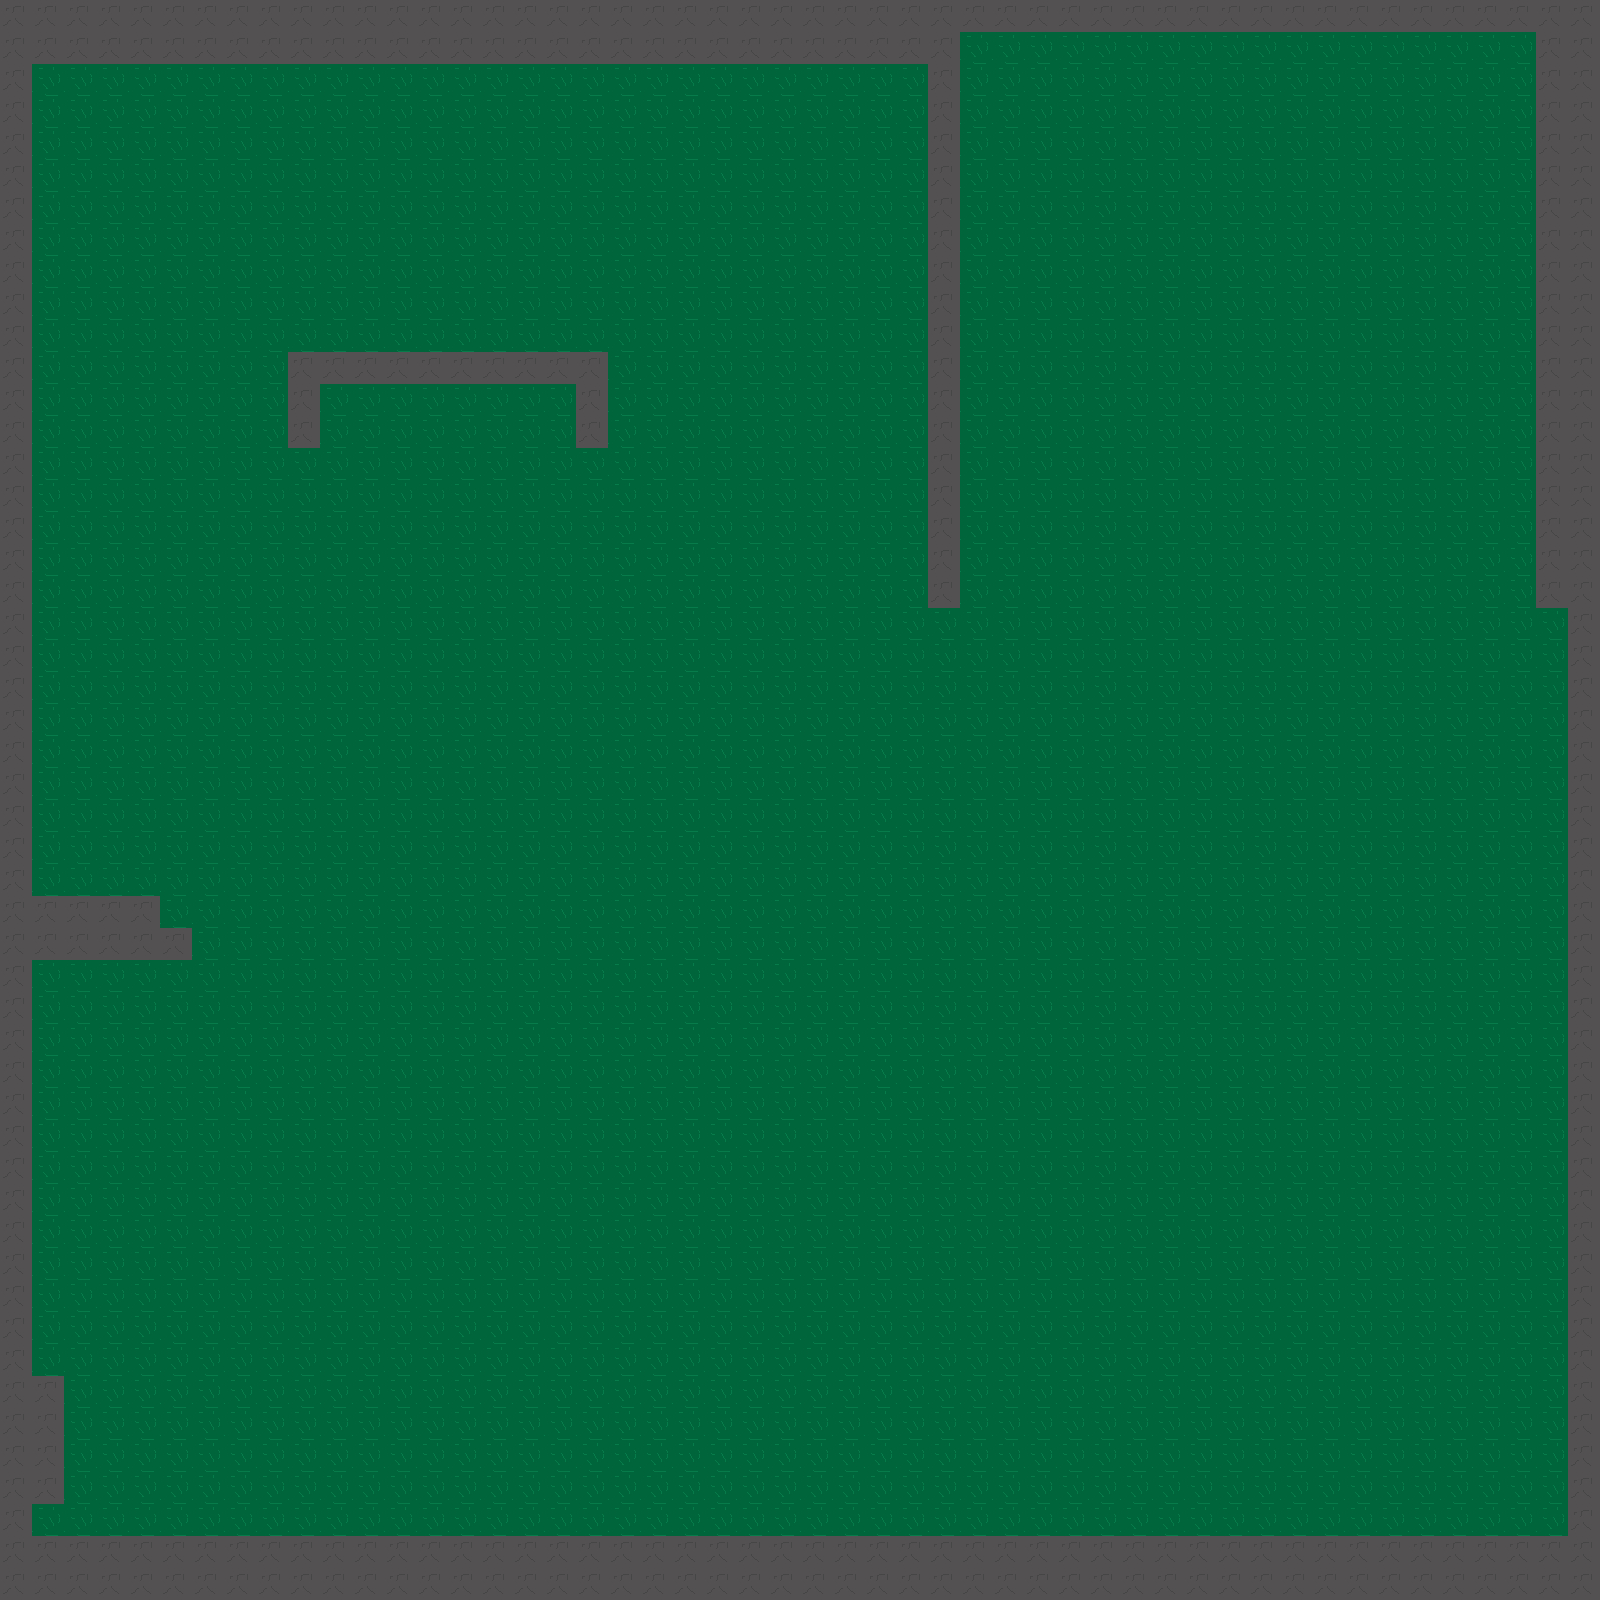

Below is a game level as drawn by its tile map, then a one-line description and the .tmx file that defines it, in full:
An orthogonal 50x50 tile map with 32x32 px tiles, 1 tile layer (Capa de patrones 1), 2 tilesets.

<map version="1.10" tiledversion="1.11.0" orientation="orthogonal" renderorder="right-down" width="50" height="50" tilewidth="32" tileheight="32" infinite="0" nextlayerid="3" nextobjectid="1">
 <tileset firstgid="1" name="pasto" tilewidth="32" tileheight="32" tilecount="1" columns="1">
  <image source="pasto.jpg" width="32" height="32" />
 </tileset>
 <tileset firstgid="2" name="roca" tilewidth="32" tileheight="32" tilecount="1" columns="1">
  <properties>
   <property name="bloque" value="" />
  </properties>
  <image source="roca.jpg" width="32" height="32" />
  <tile id="0">
   <properties>
    <property name="bloque" value="" />
   </properties>
  </tile>
 </tileset>
 <layer id="1" name="Capa de patrones 1" width="50" height="50">
  <data encoding="csv">
2,2,2,2,2,2,2,2,2,2,2,2,2,2,2,2,2,2,2,2,2,2,2,2,2,2,2,2,2,2,2,2,2,2,2,2,2,2,2,2,2,2,2,2,2,2,2,2,2,2,
2,2,2,2,2,2,2,2,2,2,2,2,2,2,2,2,2,2,2,2,2,2,2,2,2,2,2,2,2,2,1,1,1,1,1,1,1,1,1,1,1,1,1,1,1,1,1,1,2,2,
2,1,1,1,1,1,1,1,1,1,1,1,1,1,1,1,1,1,1,1,1,1,1,1,1,1,1,1,1,2,1,1,1,1,1,1,1,1,1,1,1,1,1,1,1,1,1,1,2,2,
2,1,1,1,1,1,1,1,1,1,1,1,1,1,1,1,1,1,1,1,1,1,1,1,1,1,1,1,1,2,1,1,1,1,1,1,1,1,1,1,1,1,1,1,1,1,1,1,2,2,
2,1,1,1,1,1,1,1,1,1,1,1,1,1,1,1,1,1,1,1,1,1,1,1,1,1,1,1,1,2,1,1,1,1,1,1,1,1,1,1,1,1,1,1,1,1,1,1,2,2,
2,1,1,1,1,1,1,1,1,1,1,1,1,1,1,1,1,1,1,1,1,1,1,1,1,1,1,1,1,2,1,1,1,1,1,1,1,1,1,1,1,1,1,1,1,1,1,1,2,2,
2,1,1,1,1,1,1,1,1,1,1,1,1,1,1,1,1,1,1,1,1,1,1,1,1,1,1,1,1,2,1,1,1,1,1,1,1,1,1,1,1,1,1,1,1,1,1,1,2,2,
2,1,1,1,1,1,1,1,1,1,1,1,1,1,1,1,1,1,1,1,1,1,1,1,1,1,1,1,1,2,1,1,1,1,1,1,1,1,1,1,1,1,1,1,1,1,1,1,2,2,
2,1,1,1,1,1,1,1,1,1,1,1,1,1,1,1,1,1,1,1,1,1,1,1,1,1,1,1,1,2,1,1,1,1,1,1,1,1,1,1,1,1,1,1,1,1,1,1,2,2,
2,1,1,1,1,1,1,1,1,1,1,1,1,1,1,1,1,1,1,1,1,1,1,1,1,1,1,1,1,2,1,1,1,1,1,1,1,1,1,1,1,1,1,1,1,1,1,1,2,2,
2,1,1,1,1,1,1,1,1,1,1,1,1,1,1,1,1,1,1,1,1,1,1,1,1,1,1,1,1,2,1,1,1,1,1,1,1,1,1,1,1,1,1,1,1,1,1,1,2,2,
2,1,1,1,1,1,1,1,1,2,2,2,2,2,2,2,2,2,2,1,1,1,1,1,1,1,1,1,1,2,1,1,1,1,1,1,1,1,1,1,1,1,1,1,1,1,1,1,2,2,
2,1,1,1,1,1,1,1,1,2,1,1,1,1,1,1,1,1,2,1,1,1,1,1,1,1,1,1,1,2,1,1,1,1,1,1,1,1,1,1,1,1,1,1,1,1,1,1,2,2,
2,1,1,1,1,1,1,1,1,2,1,1,1,1,1,1,1,1,2,1,1,1,1,1,1,1,1,1,1,2,1,1,1,1,1,1,1,1,1,1,1,1,1,1,1,1,1,1,2,2,
2,1,1,1,1,1,1,1,1,1,1,1,1,1,1,1,1,1,1,1,1,1,1,1,1,1,1,1,1,2,1,1,1,1,1,1,1,1,1,1,1,1,1,1,1,1,1,1,2,2,
2,1,1,1,1,1,1,1,1,1,1,1,1,1,1,1,1,1,1,1,1,1,1,1,1,1,1,1,1,2,1,1,1,1,1,1,1,1,1,1,1,1,1,1,1,1,1,1,2,2,
2,1,1,1,1,1,1,1,1,1,1,1,1,1,1,1,1,1,1,1,1,1,1,1,1,1,1,1,1,2,1,1,1,1,1,1,1,1,1,1,1,1,1,1,1,1,1,1,2,2,
2,1,1,1,1,1,1,1,1,1,1,1,1,1,1,1,1,1,1,1,1,1,1,1,1,1,1,1,1,2,1,1,1,1,1,1,1,1,1,1,1,1,1,1,1,1,1,1,2,2,
2,1,1,1,1,1,1,1,1,1,1,1,1,1,1,1,1,1,1,1,1,1,1,1,1,1,1,1,1,2,1,1,1,1,1,1,1,1,1,1,1,1,1,1,1,1,1,1,2,2,
2,1,1,1,1,1,1,1,1,1,1,1,1,1,1,1,1,1,1,1,1,1,1,1,1,1,1,1,1,1,1,1,1,1,1,1,1,1,1,1,1,1,1,1,1,1,1,1,1,2,
2,1,1,1,1,1,1,1,1,1,1,1,1,1,1,1,1,1,1,1,1,1,1,1,1,1,1,1,1,1,1,1,1,1,1,1,1,1,1,1,1,1,1,1,1,1,1,1,1,2,
2,1,1,1,1,1,1,1,1,1,1,1,1,1,1,1,1,1,1,1,1,1,1,1,1,1,1,1,1,1,1,1,1,1,1,1,1,1,1,1,1,1,1,1,1,1,1,1,1,2,
2,1,1,1,1,1,1,1,1,1,1,1,1,1,1,1,1,1,1,1,1,1,1,1,1,1,1,1,1,1,1,1,1,1,1,1,1,1,1,1,1,1,1,1,1,1,1,1,1,2,
2,1,1,1,1,1,1,1,1,1,1,1,1,1,1,1,1,1,1,1,1,1,1,1,1,1,1,1,1,1,1,1,1,1,1,1,1,1,1,1,1,1,1,1,1,1,1,1,1,2,
2,1,1,1,1,1,1,1,1,1,1,1,1,1,1,1,1,1,1,1,1,1,1,1,1,1,1,1,1,1,1,1,1,1,1,1,1,1,1,1,1,1,1,1,1,1,1,1,1,2,
2,1,1,1,1,1,1,1,1,1,1,1,1,1,1,1,1,1,1,1,1,1,1,1,1,1,1,1,1,1,1,1,1,1,1,1,1,1,1,1,1,1,1,1,1,1,1,1,1,2,
2,1,1,1,1,1,1,1,1,1,1,1,1,1,1,1,1,1,1,1,1,1,1,1,1,1,1,1,1,1,1,1,1,1,1,1,1,1,1,1,1,1,1,1,1,1,1,1,1,2,
2,1,1,1,1,1,1,1,1,1,1,1,1,1,1,1,1,1,1,1,1,1,1,1,1,1,1,1,1,1,1,1,1,1,1,1,1,1,1,1,1,1,1,1,1,1,1,1,1,2,
2,2,2,2,2,1,1,1,1,1,1,1,1,1,1,1,1,1,1,1,1,1,1,1,1,1,1,1,1,1,1,1,1,1,1,1,1,1,1,1,1,1,1,1,1,1,1,1,1,2,
2,2,2,2,2,2,1,1,1,1,1,1,1,1,1,1,1,1,1,1,1,1,1,1,1,1,1,1,1,1,1,1,1,1,1,1,1,1,1,1,1,1,1,1,1,1,1,1,1,2,
2,1,1,1,1,1,1,1,1,1,1,1,1,1,1,1,1,1,1,1,1,1,1,1,1,1,1,1,1,1,1,1,1,1,1,1,1,1,1,1,1,1,1,1,1,1,1,1,1,2,
2,1,1,1,1,1,1,1,1,1,1,1,1,1,1,1,1,1,1,1,1,1,1,1,1,1,1,1,1,1,1,1,1,1,1,1,1,1,1,1,1,1,1,1,1,1,1,1,1,2,
2,1,1,1,1,1,1,1,1,1,1,1,1,1,1,1,1,1,1,1,1,1,1,1,1,1,1,1,1,1,1,1,1,1,1,1,1,1,1,1,1,1,1,1,1,1,1,1,1,2,
2,1,1,1,1,1,1,1,1,1,1,1,1,1,1,1,1,1,1,1,1,1,1,1,1,1,1,1,1,1,1,1,1,1,1,1,1,1,1,1,1,1,1,1,1,1,1,1,1,2,
2,1,1,1,1,1,1,1,1,1,1,1,1,1,1,1,1,1,1,1,1,1,1,1,1,1,1,1,1,1,1,1,1,1,1,1,1,1,1,1,1,1,1,1,1,1,1,1,1,2,
2,1,1,1,1,1,1,1,1,1,1,1,1,1,1,1,1,1,1,1,1,1,1,1,1,1,1,1,1,1,1,1,1,1,1,1,1,1,1,1,1,1,1,1,1,1,1,1,1,2,
2,1,1,1,1,1,1,1,1,1,1,1,1,1,1,1,1,1,1,1,1,1,1,1,1,1,1,1,1,1,1,1,1,1,1,1,1,1,1,1,1,1,1,1,1,1,1,1,1,2,
2,1,1,1,1,1,1,1,1,1,1,1,1,1,1,1,1,1,1,1,1,1,1,1,1,1,1,1,1,1,1,1,1,1,1,1,1,1,1,1,1,1,1,1,1,1,1,1,1,2,
2,1,1,1,1,1,1,1,1,1,1,1,1,1,1,1,1,1,1,1,1,1,1,1,1,1,1,1,1,1,1,1,1,1,1,1,1,1,1,1,1,1,1,1,1,1,1,1,1,2,
2,1,1,1,1,1,1,1,1,1,1,1,1,1,1,1,1,1,1,1,1,1,1,1,1,1,1,1,1,1,1,1,1,1,1,1,1,1,1,1,1,1,1,1,1,1,1,1,1,2,
2,1,1,1,1,1,1,1,1,1,1,1,1,1,1,1,1,1,1,1,1,1,1,1,1,1,1,1,1,1,1,1,1,1,1,1,1,1,1,1,1,1,1,1,1,1,1,1,1,2,
2,1,1,1,1,1,1,1,1,1,1,1,1,1,1,1,1,1,1,1,1,1,1,1,1,1,1,1,1,1,1,1,1,1,1,1,1,1,1,1,1,1,1,1,1,1,1,1,1,2,
2,1,1,1,1,1,1,1,1,1,1,1,1,1,1,1,1,1,1,1,1,1,1,1,1,1,1,1,1,1,1,1,1,1,1,1,1,1,1,1,1,1,1,1,1,1,1,1,1,2,
2,2,1,1,1,1,1,1,1,1,1,1,1,1,1,1,1,1,1,1,1,1,1,1,1,1,1,1,1,1,1,1,1,1,1,1,1,1,1,1,1,1,1,1,1,1,1,1,1,2,
2,2,1,1,1,1,1,1,1,1,1,1,1,1,1,1,1,1,1,1,1,1,1,1,1,1,1,1,1,1,1,1,1,1,1,1,1,1,1,1,1,1,1,1,1,1,1,1,1,2,
2,2,1,1,1,1,1,1,1,1,1,1,1,1,1,1,1,1,1,1,1,1,1,1,1,1,1,1,1,1,1,1,1,1,1,1,1,1,1,1,1,1,1,1,1,1,1,1,1,2,
2,2,1,1,1,1,1,1,1,1,1,1,1,1,1,1,1,1,1,1,1,1,1,1,1,1,1,1,1,1,1,1,1,1,1,1,1,1,1,1,1,1,1,1,1,1,1,1,1,2,
2,1,1,1,1,1,1,1,1,1,1,1,1,1,1,1,1,1,1,1,1,1,1,1,1,1,1,1,1,1,1,1,1,1,1,1,1,1,1,1,1,1,1,1,1,1,1,1,1,2,
2,2,2,2,2,2,2,2,2,2,2,2,2,2,2,2,2,2,2,2,2,2,2,2,2,2,2,2,2,2,2,2,2,2,2,2,2,2,2,2,2,2,2,2,2,2,2,2,2,2,
2,2,2,2,2,2,2,2,2,2,2,2,2,2,2,2,2,2,2,2,2,2,2,2,2,2,2,2,2,2,2,2,2,2,2,2,2,2,2,2,2,2,2,2,2,2,2,2,2,2
</data>
 </layer>
</map>
